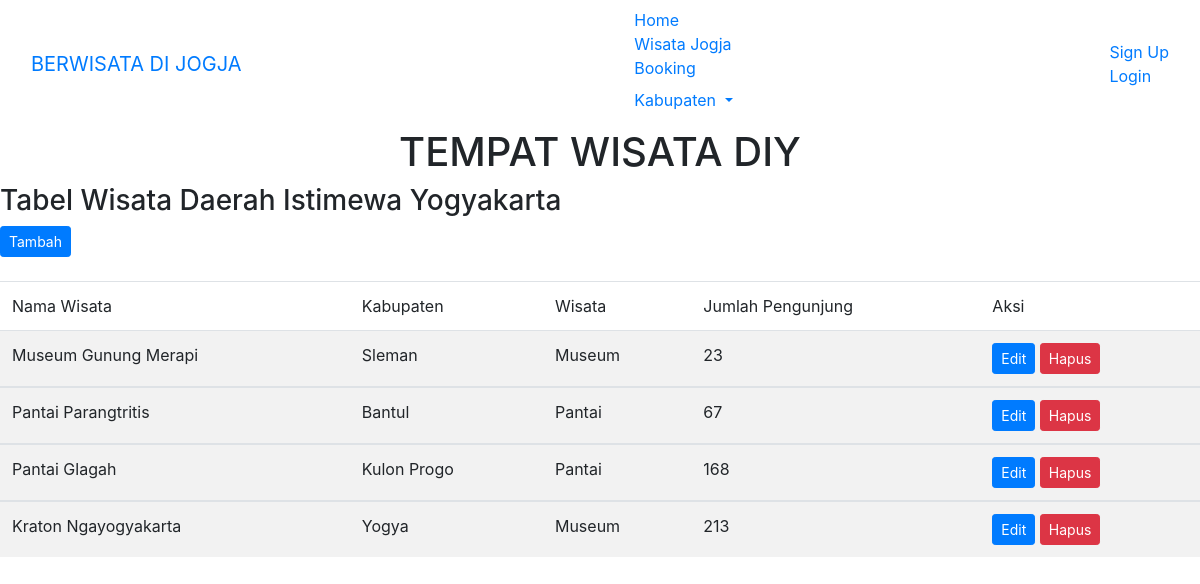
Before: /datawisata/ with the older database file.
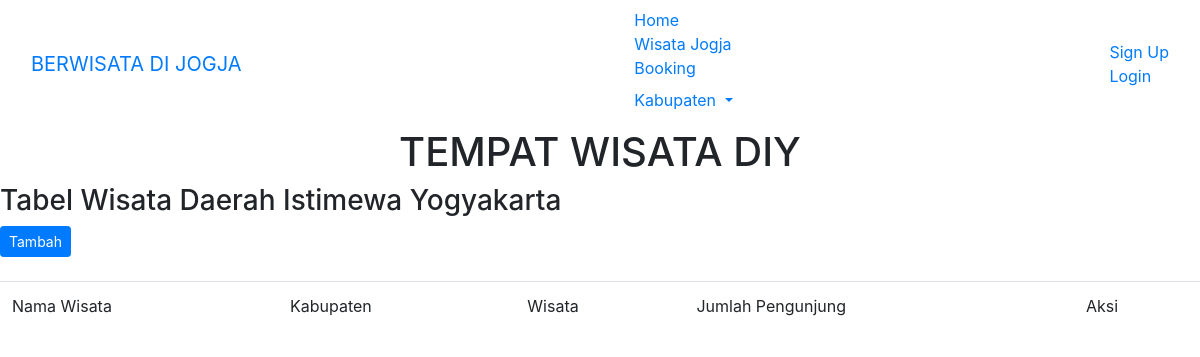
After: the same page with the newer database file.
### datawisata/models.py (models this page shows, shortened)
class Datawisata(models.Model):
    nama_wisata = models.CharField(max_length=100,null=True,blank=False)
    kabupaten = models.CharField(max_length=20,null=True,blank=False)
    jml_pengunjung = models.IntegerField(null=True,blank=False)
    lokasi = models.CharField(max_length=50,null=True,blank=False)
    jenis_id = models.ForeignKey(Jenis, on_delete=models.CASCADE, null=True)

class Jenis(models.Model):
    jenis = models.CharField(max_length = 9)
    keterangan = models.TextField()
    def __str__(self):
        return self.jenis

### datawisata/views.py (the view)
# urls.py: path('datawisata/', datawisata),
def datawisata(request):
    datawisatas = Datawisata.objects.all()
    konteks = {
        'datawisatas' : datawisatas,
    }
    return render(request, 'datawisata.html', konteks)

### datawisata/templates/datawisata.html
{% extends 'base.html' %} {% block content %}
<h3>Tabel Wisata Daerah Istimewa Yogyakarta</h3>
<a class="btn btn-sm btn-primary" href="tambah-wisata">Tambah</a><br><br>
<table class="table table-boardered table-striped">
    <thead>
        <tr>
            <td scope="col">
                Nama Wisata
            </td>
            <td scope="col">
                Kabupaten
            </td>
            <td scope="col">
                Wisata
            </td>
            <td>
                Jumlah Pengunjung
            </td>
            <td scope="col">
                Aksi
            </td>
        </tr>
    </thead>
    <tbody>
        {{namawisata}} {% for d in datawisatas %}
        <tr>
            <td>{{d.nama_wisata}} </td>
            <td>{{d.kabupaten}} </td>
            <td>{{d.jenis_id}} </td>
            <td>{{d.jml_pengunjung}} </td>
            <td>
                <a href="{% url 'ubah' d.id %}" class="btn btn-sm btn-primary">Edit</a>
                <a href="{% url 'hapus' d.id %}" class="btn btn-sm btn-danger">Hapus</a>
            </td>
        </tr>
    </tbody>
    {% endfor %}
</table>
{% endblock %}

### templates/base.html (shortened to what this page needs)
{% load static %}
<!DOCTYPE html>
<html lang="en">
<head>
    <link rel="stylesheet" href="{% static 'css/bootstrap.min.css' %}">
</head>
<body>
    {% include 'navbar.html' %} {% block content %} {% endblock %}
</body>
</html>

### templates/navbar.html (shortened to what this page needs)
<nav class="navbar navbar-inverse">
    <div class="container-fluid">
        <div class="navbar-header">
            <a class="navbar-brand" href="/home">BERWISATA DI JOGJA</a>
        </div>
        <ul class="nav navbar-nav">
            <li><a href="/home">Home</a></li>
            <li><a href="/datawisata">Wisata Jogja</a></li>
            <li><a href="#">Booking</a></li>
            <li class="nav-item dropdown">
                <a class="nav-link dropdown-toggle" href="#" id="navbarDropdownMenuLink" data-toggle="dropdown" aria-haspopup="true" aria-expanded="false">
                  Kabupaten
                </a>
            </li>
        </ul>
        <ul class="nav navbar-nav navbar-right">
            <li><a href="#"> Sign Up</a></li>
            <li><a href="#"> Login</a></li>
        </ul>
    </div>
</nav>
<center>
    <h1>TEMPAT WISATA DIY</h1>
</center>

Changed rows visible on the page:
removed Datawisata: nama_wisata "Museum Gunung Merapi", kabupaten "Sleman", jenis_id "Museum", jml_pengunjung "23"
removed Datawisata: nama_wisata "Pantai Parangtritis", kabupaten "Bantul", jenis_id "Pantai", jml_pengunjung "67"
removed Datawisata: nama_wisata "Pantai Glagah", kabupaten "Kulon Progo", jenis_id "Pantai", jml_pengunjung "168"
removed Datawisata: nama_wisata "Kraton Ngayogyakarta", kabupaten "Yogya", jenis_id "Museum", jml_pengunjung "213"
